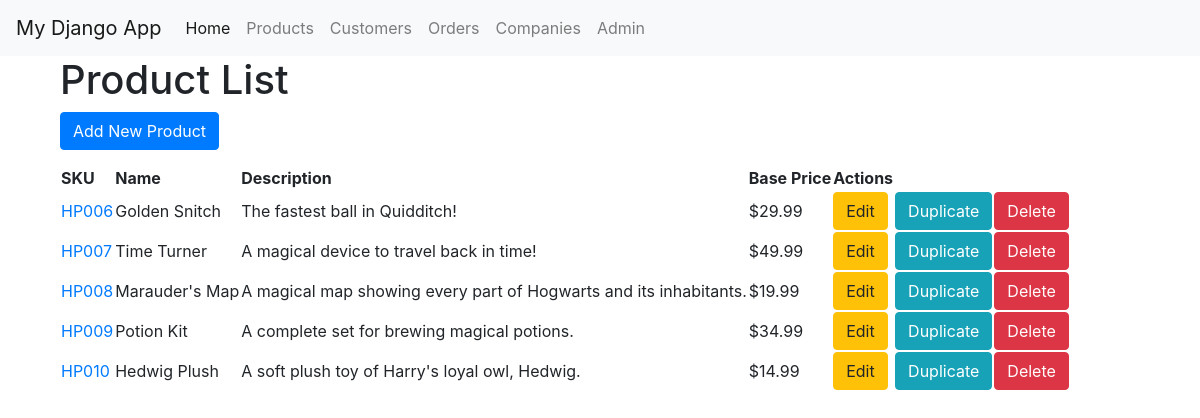
Screenshot of /products/ with the database file from the repository.
### cotizador/models.py (models this page shows, shortened)
class Product(models.Model):
    name = models.CharField(max_length=255, unique=True)
    description = models.TextField(blank=True, null=True)
    sku = models.CharField(max_length=100, unique=True, verbose_name="Stock Keeping Unit")
    base_price = models.DecimalField(max_digits=10, decimal_places=2, verbose_name="Base Price")
    created_at = models.DateTimeField(auto_now_add=True)
    updated_at = models.DateTimeField(auto_now=True)

### cotizador/views.py (the view)
# urls.py: path('products/', views.product_list, name='product_list'),
def product_list(request):
    products = Product.objects.all()
    return render(request, "products_list.html", {"products": products})

### cotizador/templates/products_list.html (shortened to what this page needs)
{% extends "base.html" %}
{% block content %}
<div class="container">
    <h1>Product List</h1>
    <a href="{% url 'add_product' %}" class="btn btn-primary" style="margin-bottom: 15px;">
        Add New Product
    </a>
    <table>
        <thead>
            <tr>
                <th>SKU</th>
                <th>Name</th>
                <th>Description</th>
                <th>Base Price</th>
                <th>Actions</th>
            </tr>
        </thead>
        <tbody>
            {% for product in products %}
            <tr>
                <td>
                    <a href="{% url 'product_detail' product.sku %}">
                        {{ product.sku }}
                    </a>
                </td>
                <td>{{ product.name }}</td>
                <td>{{ product.description|default:"No description available" }}</td>
                <td>${{ product.base_price }}</td>
                <td>
                    <a href="{% url 'update_product' product.sku %}" class="btn btn-warning">Edit</a>
                </td>
                <td>
                    <a href="{% url 'duplicate_product' product.sku %}" class="btn btn-info">Duplicate</a>
                </td>
                <td>
                    <a href="{% url 'delete_product' product.sku %}" class="btn btn-danger">Delete</a>
                </td>
            </tr>
            {% empty %}
            <tr>
                <td colspan="5">No products available.</td>
            </tr>
            {% endfor %}
        </tbody>
    </table>
</div>
{% endblock %}

### cotizador/templates/base.html (shortened to what this page needs)
<!DOCTYPE html>
<html lang="en">
  <head>
    <link
      rel="stylesheet"
      href="https://stackpath.bootstrapcdn.com/bootstrap/4.3.1/css/bootstrap.min.css"
      rel="stylesheet"
    />
  </head>
  <body>
    <nav class="navbar navbar-expand-lg navbar-light bg-light">
      <a class="navbar-brand" href="#">My Django App</a>
      <div class="collapse navbar-collapse" id="navbarNav">
        <ul class="navbar-nav">
          <li class="nav-item active">
            <a class="nav-link" href="/">Home</a>
          </li>
          <li class="nav-item">
            <a class="nav-link" href="/products">Products</a>
          </li>
          <li class="nav-item">
            <a class="nav-link" href="/customers">Customers</a>
          </li>
          <li class="nav-item">
            <a class="nav-link" href="/orders">Orders</a>
          </li>
          <li class="nav-item">
            <a class="nav-link" href="/companies">Companies</a>
          </li>
          <li class="nav-item">
            <a class="nav-link" href="/admin">Admin</a>
          </li>
        </ul>
      </div>
    </nav>
    <div class="container">{% block content %} {% endblock %}</div>
  </body>
</html>

### rows the page displays
Product: sku "HP006", name "Golden Snitch", description "The fastest ball in Quidditch!", base_price "29.99"
Product: sku "HP007", name "Time Turner", description "A magical device to travel back in time!", base_price "49.99"
Product: sku "HP008", name "Marauder's Map", description "A magical map showing every part of Hogwarts and its inhabitants.", base_price "19.99"
Product: sku "HP009", name "Potion Kit", description "A complete set for brewing magical potions.", base_price "34.99"
Product: sku "HP010", name "Hedwig Plush", description "A soft plush toy of Harry's loyal owl, Hedwig.", base_price "14.99"
